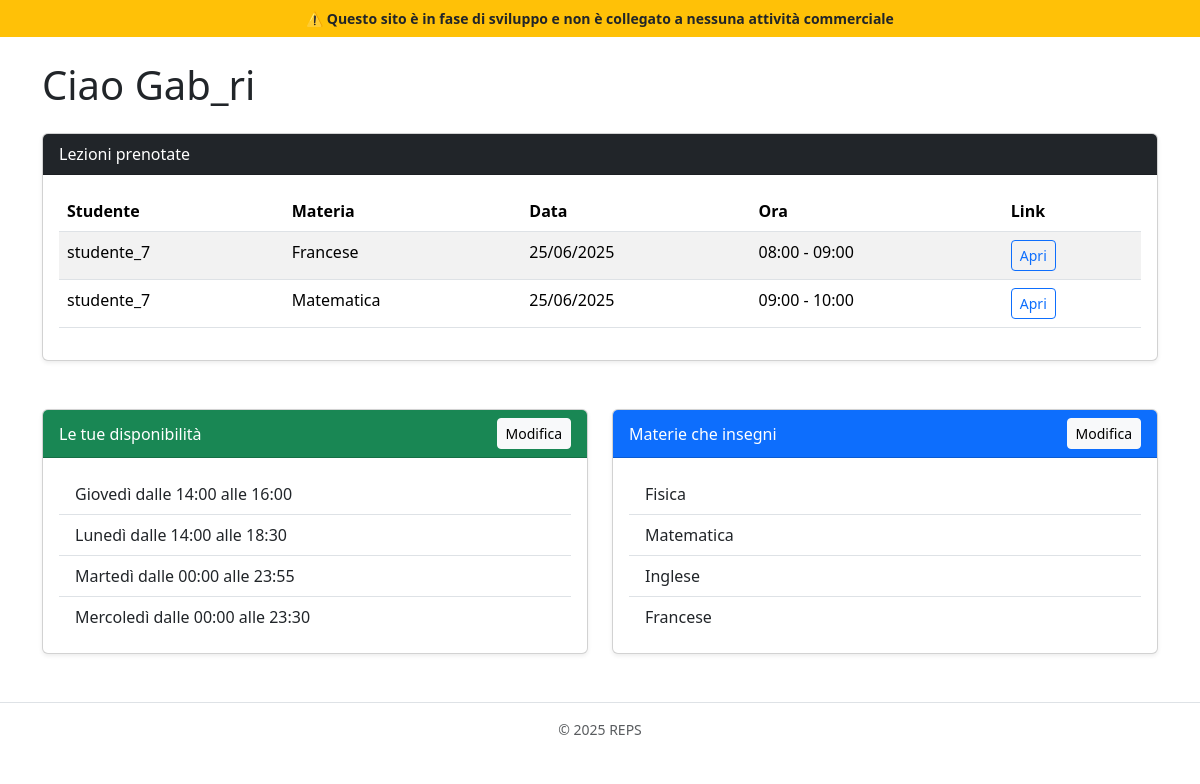
Screenshot of /dashboard_teacher/ (signed in) with the database file from the repository.
### users/models.py (models this page shows, shortened)
class CustomerUser(AbstractUser):
    is_student=models.BooleanField(default=False)
    is_teacher=models.BooleanField(default=False)
    Nome=models.CharField(max_length=50, blank=True)
    Cognome=models.CharField(max_length=50, blank=True)

class Lesson(models.Model):
    student = models.ForeignKey(settings.AUTH_USER_MODEL, on_delete=models.CASCADE, related_name='student_lessons')
    teacher = models.ForeignKey(settings.AUTH_USER_MODEL, on_delete=models.SET_NULL, null=True, blank=True, related_name='teacher_lessons')
    subject = models.CharField(max_length=50, choices=SUBJECT_CHOICES)
    date = models.DateField()
    start_time = models.TimeField()
    end_time = models.TimeField()
    created_at = models.DateTimeField(auto_now_add=True)
    link=models.URLField(blank=True, null=True)

class Availability(models.Model):
    teacher = models.ForeignKey(settings.AUTH_USER_MODEL, on_delete=models.CASCADE, related_name="availability")
    day_of_week= models.CharField(max_length=10, choices=DAY_CHOICES )
    start_time = models.TimeField()
    end_time=models.TimeField()

class TeacherSubject(models.Model):
    teacher = models.ForeignKey(settings.AUTH_USER_MODEL, on_delete=models.CASCADE, related_name="subjects")
    subject= models.CharField(max_length=50, choices=SUBJECT_CHOICES)

### users/views.py (the view)
# urls.py: path('dashboard_teacher/', views.dashboard__teacher_view, name='dashboard_teacher'),
@login_required
def dashboard__teacher_view(request):
    if not request.user.is_authenticated:
        return redirect('login')
    if not request.user.is_teacher:
        return redirect('login')
    availabilities= Availability.objects.filter(teacher=request.user)
    subjects= TeacherSubject.objects.filter(teacher=request.user)
    user=request.user
    lessons = Lesson.objects.filter(teacher=user).order_by('date', 'start_time')
    context={
        'user':user,
        'availabilities':availabilities,
        'subjects' : subjects,
        'lessons': lessons
        }
    return render(request, 'users/dashboard_teacher.html', context)

### users/templates/users/dashboard_teacher.html (shortened to what this page needs)
{% extends "base.html" %}
{% block content %}
<div class="container py-4">
  <h1 class="mb-4">Ciao {{ user.first_name|default:user.username }}</h1>
  <div class="row g-4">
    <div class="col-12 mt-4">
      <div class="card shadow-sm">
        <div class="card-header bg-dark text-white">
          Lezioni prenotate
        </div>
        <div class="card-body">
          {% if lessons %}
            <div class="table-responsive">
              <table class="table table-striped">
                <thead>
                  <tr>
                    <th>Studente</th>
                    <th>Materia</th>
                    <th>Data</th>
                    <th>Ora</th>
                    <th>Link</th>
                  </tr>
                </thead>
                <tbody>
                  {% for lesson in lessons %}
                  <tr>
                    <td>{{ lesson.student.get_full_name|default:lesson.student.username }}</td>
                    <td>{{ lesson.get_subject_display }}</td>
                    <td>{{ lesson.date|date:"d/m/Y" }}</td>
                    <td>{{ lesson.start_time|time:"H:i" }} - {{ lesson.end_time|time:"H:i" }}</td>
                    <td>
                      {% if lesson.link %}
                        <a href="{{ lesson.link }}" class="btn btn-sm btn-outline-primary" target="_blank">Apri</a>
                      {% else %}
                        <span class="text-muted">—</span>
                      {% endif %}
                    </td>
                  </tr>
                  {% endfor %}
                </tbody>
              </table>
            </div>
          {% else %}
            <p>Non hai lezioni prenotate al momento.</p>
          {% endif %}
        </div>
      </div>
    </div>
  </div>
  <div class="row g-4 mt-4">
    <div class="col-md-6">
      <div class="card shadow-sm h-100">
        <div class="card-header bg-success text-white d-flex justify-content-between align-items-center">
          <span>Le tue disponibilità</span>
          <a href="{% url 'manage_availability' %}" class="btn btn-sm btn-light">Modifica</a>
        </div>
        <div class="card-body">
          {% if availabilities %}
            <ul class="list-group list-group-flush">
              {% for slot in availabilities %}
              <li class="list-group-item">
                {{ slot.get_day_of_week_display }} dalle {{ slot.start_time|time:"H:i" }} alle {{ slot.end_time|time:"H:i" }}
              </li>
              {% endfor %}
            </ul>
          {% else %}
            <p>Non hai ancora inserito disponibilità.</p>
          {% endif %}
        </div>
      </div>
    </div>
    <div class="col-md-6">
      <div class="card shadow-sm h-100">
        <div class="card-header bg-primary text-white d-flex justify-content-between align-items-center">
          <span>Materie che insegni</span>
          <a href="{% url 'manage_subjects' %}" class="btn btn-sm btn-light">Modifica</a>
        </div>
        <div class="card-body">
          {% if subjects %}
            <ul class="list-group list-group-flush">
              {% for subject in subjects %}
              <li class="list-group-item">{{ subject.get_subject_display }}</li>
              {% endfor %}
            </ul>
          {% else %}
            <p>Non hai ancora selezionato materie da insegnare.</p>
          {% endif %}
        </div>
      </div>
    </div>
  </div>
</div>
{% endblock %}

### users/templates/base.html (shortened to what this page needs)
<!DOCTYPE html>
<html lang="it">
<head>
    <link href="https://cdn.jsdelivr.net/npm/bootstrap@5.3.3/dist/css/bootstrap.min.css" rel="stylesheet">
</head>
<body>
    {% block header %}
    <header>
        <div class="bg-warning text-dark text-center py-2 small fw-semibold">
            ⚠️ Questo sito è in fase di sviluppo e non è collegato a nessuna attività commerciale
        </div>
    </header>
    {% endblock %}
    <main>
        {% block content %}
        {% endblock %}
    </main>
    <footer class="text-center py-3 border-top mt-4 text-muted small">
        &copy; 2025 REPS
    </footer>
</body>
</html>

### rows the page displays
CustomerUser: first_name "Gab_ri"
Lesson: student.get_full_name "studente_7", subject "Francese", date "25/06/2025", start_time "08:00", end_time "09:00"
Lesson: student.get_full_name "studente_7", subject "Matematica", date "25/06/2025", start_time "09:00", end_time "10:00"
Availability: day_of_week "Giovedì", start_time "14:00", end_time "16:00"
Availability: day_of_week "Lunedì", start_time "14:00", end_time "18:30"
Availability: day_of_week "Martedì", start_time "00:00", end_time "23:55"
Availability: day_of_week "Mercoledì", start_time "00:00", end_time "23:30"
TeacherSubject: subject "Fisica"
TeacherSubject: subject "Matematica"
TeacherSubject: subject "Inglese"
TeacherSubject: subject "Francese"
